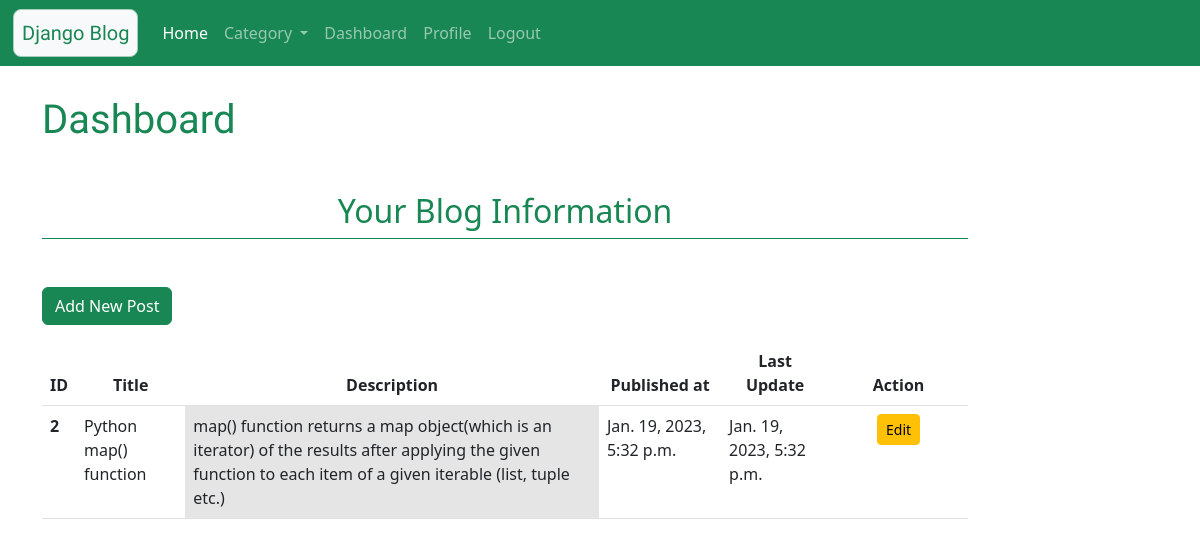
The app's page /dashboard/ (signed in), older data.
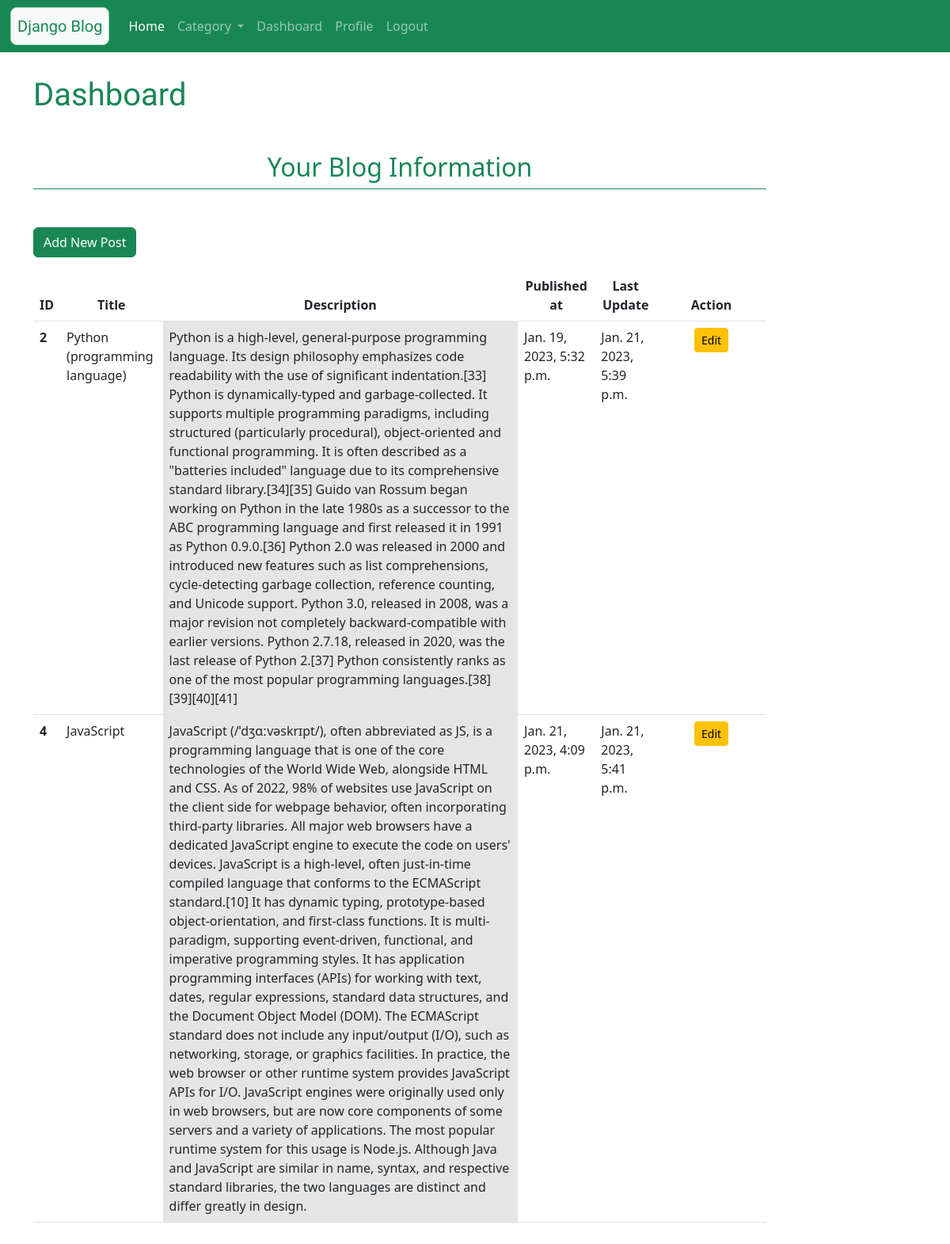
The same page, newer data.
### blog/models.py (models this page shows)
class Blog(models.Model):
    user = models.ForeignKey(User,on_delete=models.CASCADE)
    category = models.CharField(max_length=100, choices=category)
    title = models.CharField(max_length=150)
    description = models.TextField()
    create_at = models.DateTimeField(auto_now_add=True)
    update_at = models.DateTimeField(auto_now=True)

### blog/views.py (the view)
# urls.py: path('dashboard/', views.dashboard, name='dashboard'),
def dashboard(request):
    if request.user.is_authenticated:
        blogs =  Blog.objects.filter(user=request.user)
        context = {
                    'blogs':blogs,
                    'all_blog' : Blog.objects.all(),
                }
        return render(request, 'blog/dashboard.html', context)
    else:
        messages.warning(request, 'You must log in first.')
        return HttpResponseRedirect('/login/')

### template/blog/dashboard.html (shortened to what this page needs)
{% extends 'blog/base.html' %}
{% load static %}
{% block content %}
<div class="col-10  my-5">
  <h1 class="text-success Rounded my-5">
    Dashboard
  </h1>
  <h2 class="text-center text-success mt-3">Your Blog Information</h2>
  <div class="border-bottom border-success"></div>
  <div class="pb-5"></div>
  <a href="{% url 'addpost' %}" class="btn btn-success">Add New Post</a>
  <div class="pb-3"></div>
  {% if blogs %}
  <table class="table">
    <thead>
      <tr class="text-center">
        <th scope="col" style="width: auto;">ID</th>
        <th scope="col" style="width: auto;">Title</th>
        <th scope="col" style="width: auto;">Description</th>
        <th scope="col" style="width: auto;">Published at</th>
        <th scope="col" style="width: auto;">Last Update</th>
        <th scope="col" style="width: 15%;">Action</th>
      </tr>
    </thead>
    <tbody>
      {% for blog in blogs %}
      <tr>
        <th scope="row">{{blog.id}}</th>
        <td>{{blog.title}}</td>
        <td class="table-active">{{blog.description}}</td>
        <td>{{blog.create_at}}</td>
        <td>{{blog.update_at}}</td>
        <td class="text-center">
          <a href="{% url 'edit' blog.id %}" class="btn btn-warning btn-sm">Edit</a>
        </td>
      </tr>
      <tr>
        {% endfor %}
    </tbody>
  </table>
  {% else %}
    <h4 class="text-center alert alert-warning"> No Records </h4>
  {% endif %}
</div>
{% endblock content %}

Row changes from the older to the newer data that the page shows:
changed Blog id 2: title "Python map() function" → "Python (programming language)"; description "map() function returns a map object(which is an iterator) of the results after applying the given function to each item of a given iterable (list, tuple etc.)" → "Python is a high-level, general-purpose programming language. Its design philosophy emphasizes code readability with the use of significant indentation.[33] Python is dynamically-typed and garbage-collected. It supports multiple programming paradigms, including structured (particularly procedural), object-oriented and functional programming. It is often described as a \"batteries included\" language due to its comprehensive standard library.[34][35] Guido van Rossum began working on Python in the late 1980s as a successor to the ABC programming language and first released it in 1991 as Python 0.9.0.[36] Python 2.0 was released in 2000 and introduced new features such as list comprehensions,…"; update_at "Jan. 19, 2023, 5:32 p.m." → "Jan. 21, 2023, 5:39 p.m."
added Blog: id "4", title "JavaScript", description "JavaScript (/ˈdʒɑːvəskrɪpt/), often abbreviated as JS, is a programming language that is one of the core technologies of the World Wide Web, alongside HTML and CSS. As of 2022, 98% of websites use JavaScript on the client side for webpage behavior, often incorporating third-party libraries. All major web browsers have a dedicated JavaScript engine to execute the code on users' devices. JavaScript is a high-level, often just-in-time compiled language that conforms to the ECMAScript standard.[10] It has dynamic typing, prototype-based object-orientation, and first-class functions. It is multi-paradigm, supporting event-driven, functional, and imperative programming styles. It has application…", create_at "Jan. 21, 2023, 4:09 p.m.", update_at "Jan. 21, 2023, 5:41 p.m."
